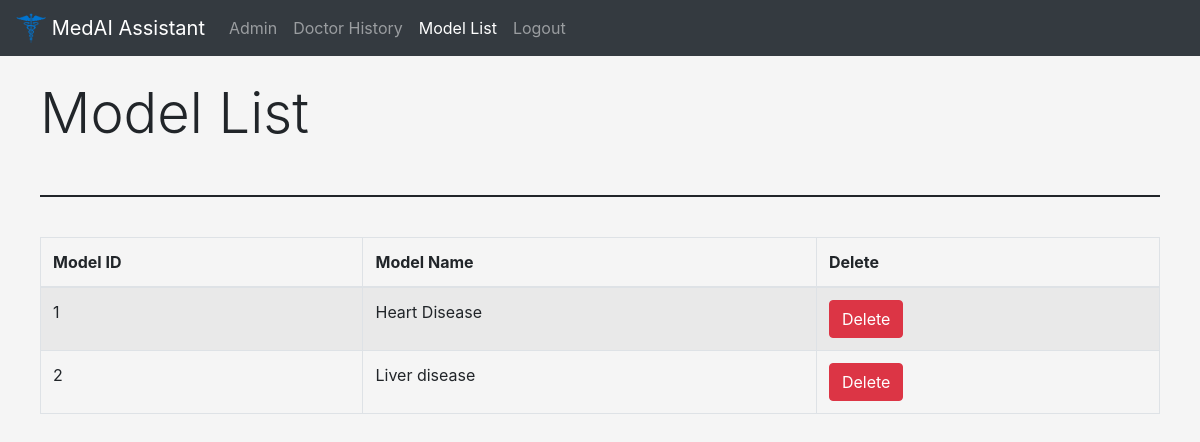
Before: /model_list (signed in) with the older database file.
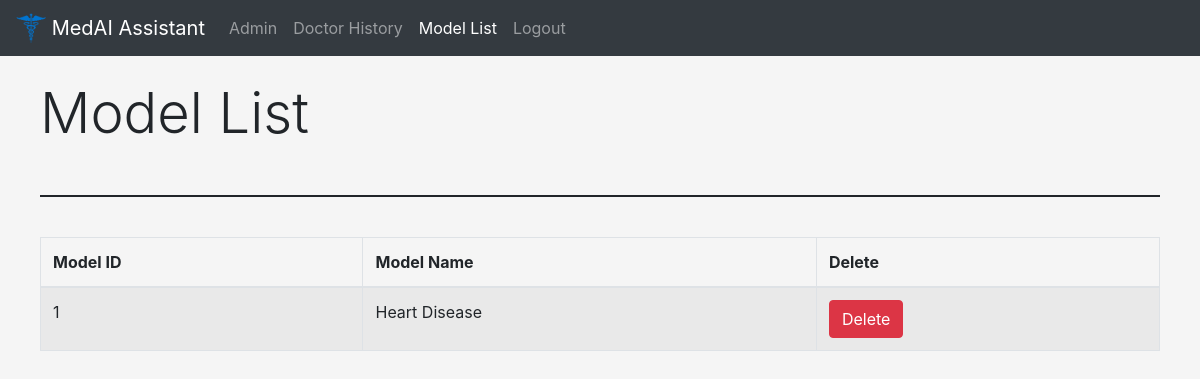
After: the same page with the newer database file.
### tables this page shows
CREATE TABLE "models" (
	id INTEGER NOT NULL,
	name TEXT NOT NULL,
	description INTEGER,
	model BLOB NOT NULL,
	CONSTRAINT Model_PK PRIMARY KEY (id)
);

### app.py (the view, shortened to what this page needs)
@app.route('/model_list', methods=['GET','POST'])
def model_list():
    if check_session():
        if check_admin() == 1:
            return render_template('model_list.html')
        else:
            return redirect(url_for("home"))
    else:
        return redirect(url_for("login"))

### app.py (called while the page is built)
def get_models():
    query = "select id, name, description from models"
    cur = conn.execute(query)
    return cur.fetchall()

def check_session():
    if "email" in session:
        return True
    else:
        False

def check_admin():
    if session["admin"] == 1:
        return True
    else:
        return False

### templates/model_list.html
{% extends "base.html" %} {% set active_page = "model_list" %} {% block title %}Model List{% endblock %} {% block head %}
<link href="../static/css/pathist.css" rel="stylesheet"> {% endblock %} {% block content %}
<div class="pathist-body">
    <div>
        <h1 class="display-4">Model List</h1>
    </div>
    <br/>
    <hr><br/>
    <table class="table table-striped table-bordered">
        <thead>
            <tr>
                <th>
                    Model ID
                </th>
                <th>
                    Model Name
                </th>
                <th>
                    Delete
                </th>
            </tr>
        </thead>
        <tbody>
            {% set model = get_models() %} {% for row in model %}
            <tr>
                <td>
                    {{row[0]}}
                </td>
                <td>
                    {{row[1]}}
                </td>
                <td>
                    <form action="/model_list" method="POST">
                        <button type="submit" class="btn btn-danger" name="model_id" value={{row[0]}}>Delete</button>
                    </form>
                </td>
            </tr>
            {% endfor %}
        </tbody>
    </table>
</div>
{% endblock %}

### templates/base.html (shortened to what this page needs)
<!DOCTYPE html>
<html lang="en">
<head>
    <link rel="stylesheet" href="../static/assets/dist/css/bootstrap.min.css">
    {% block head %}{% endblock %}
    {% set navbar1 = ['home','entry','pathist'] -%}
    {% set navbar2 = ['admin','dochist'] -%}
    {% if active_page in navbar1 -%}
      {% set navigation_bar = [
        ('/', 'home', 'Home'),
        ('/entry', 'entry', 'Data Entry'),
        ('/pathist', 'pathist', 'Patient History')
      ] -%}
      {% set active_page = active_page|default('home') -%}
    {% else %}
      {% set navigation_bar = [
        ('/admin', 'admin', 'Admin'),
        ('/dochist', 'dochist', 'Doctor History'),
        ('/model_list', 'model_list', 'Model List')
      ] -%}
      {% set active_page = active_page|default('admin') -%}
    {% endif %}
</head>
<body>
    <nav class="navbar fixed-top navbar-expand-lg navbar-dark bg-dark">
        <a class="navbar-brand" {% if active_page in navbar1 %} href="/home" {% else %} href="/admin" {% endif %}>
            <img src="../static/assets/brand/medical.png" width="30" height="30" class="d-inline-block align-top">
            MedAI Assistant
        </a>
        <div class="collapse navbar-collapse" id="navbarSupportedContent">
          <ul class="navbar-nav mr-auto">
            {% for href, id, caption in navigation_bar %}
              <li{% if id == active_page %} class="nav-item active" {% else %} class="nav-item" {% endif
              %}><a class="nav-link" href="{{ href|e }}">{{ caption|e }}</a></li>
            {% endfor %}
            <li class="nav-item">
              <a class="nav-link" href="/logout">Logout</a>
          </li>
          </ul>
        </div>
      </nav>
    {% block content %}
    {% endblock %}
</body>
</html>

### static/css/pathist.css (style rules this page uses)
.pathist-body { padding: 80px 40px; }
hr { border: 1px solid; }

### templates/base.html (style rules this page uses)
body { background-color: #f5f5f5; }

Changed rows visible on the page:
removed models: id "2", name "Liver disease"
